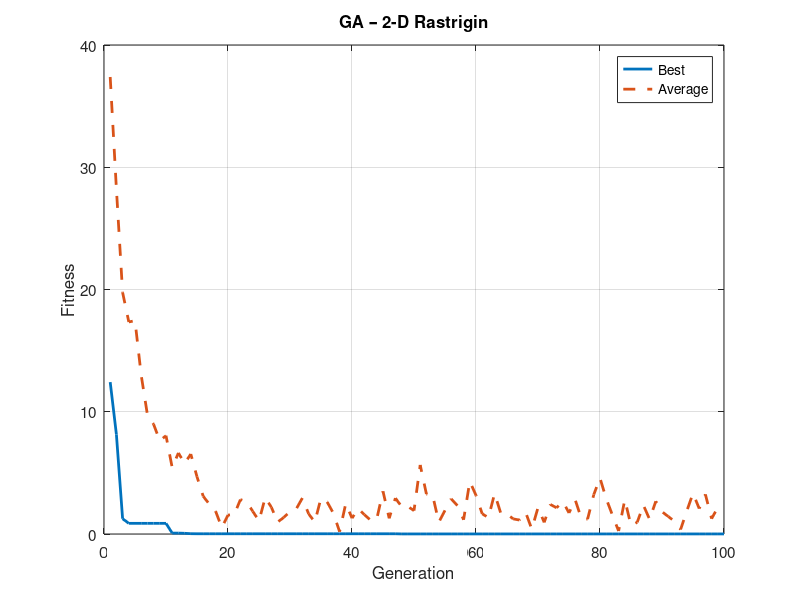

Write the MATLAB code that produced this figure.
function [bestSol, bestHist, avgHist] = ga_rastrigin(seed)
% Genetic Algorithm (real-coded) for 2-D Rastrigin minimisation.
%
% Output:
%   bestSol  – [x y] coordinates of best solution
%   bestHist – best fitness at each generation
%   avgHist  – average fitness at each generation
%
% Usage:
%   [bestSol,bestHist,avgHist] = ga_rastrigin(123);

% ─────────────────── configuration ───────────────────
if nargin < 1, seed = 42; end
rng(seed);

popSize   = 30;
gens      = 100;
pc        = 0.9;     % crossover probability
pm        = 0.1;     % mutation probability per gene
mutStep   = 1.0;     % maximum mutation step
bounds    = [-5.12 5.12];

% ─────────────────── initial population ───────────────────
pop = bounds(1) + (bounds(2) - bounds(1)) .* rand(popSize, 2);

bestHist = zeros(gens, 1);
avgHist  = zeros(gens, 1);

for g = 1:gens
    fitness = rastrigin(pop(:, 1), pop(:, 2));
    bestHist(g) = min(fitness);
    avgHist(g)  = mean(fitness);

    % elitism
    [~, eliteIdx] = min(fitness);
    newPop = pop(eliteIdx, :);

    while size(newPop, 1) < popSize
        p1 = tournamentSelect(pop, fitness);
        p2 = tournamentSelect(pop, fitness);

        if rand < pc
            child = arithmeticCrossover(p1, p2);
        else
            child = p1;
        end
        child = mutate(child, pm, mutStep, bounds);
        newPop = [newPop; child]; 
    end
    pop = newPop;
end

% best solution
fitness = rastrigin(pop(:, 1), pop(:, 2));
[bestFit, bestIdx] = min(fitness);
bestSol = pop(bestIdx, :);

fprintf('GA  best (x = %.6f, y = %.6f)  fitness = %.10e\n', bestSol(1), bestSol(2), bestFit);

% plot convergence
plotConvergence(bestHist, avgHist, 'GA – 2-D Rastrigin', 'ga_convergence.png', 'Generation');
end


function f = rastrigin(x, y)
f = 20 + x.^2 + y.^2 - 10 .* (cos(2 .* pi .* x) + cos(2 .* pi .* y));
end

function parent = tournamentSelect(pop, fitness)
k = 3;
idx = randperm(size(pop, 1), k);
[~, bestIdx] = min(fitness(idx));
parent = pop(idx(bestIdx), :);
end

function child = arithmeticCrossover(p1, p2)
alpha = rand;
child = alpha .* p1 + (1 - alpha) .* p2;
end

function ind = mutate(ind, pm, step, bounds)
for d = 1:2
    if rand < pm
        ind(d) = ind(d) + (2 * rand - 1) * step;
        ind(d) = max(bounds(1), min(bounds(2), ind(d)));
    end
end
end

function plotConvergence(bestHist, avgHist, titleStr, fileName, xlab)
figure('Visible', 'off');
plot(bestHist, 'LineWidth', 2); hold on
plot(avgHist, '--', 'LineWidth', 2);
xlabel(xlab); ylabel('Fitness');
title(titleStr);
grid on; legend({'Best', 'Average'}, 'Location', 'northeast');
set(gca, 'FontSize', 11);
print('-dpng', '-r600', fileName);
close;
end
